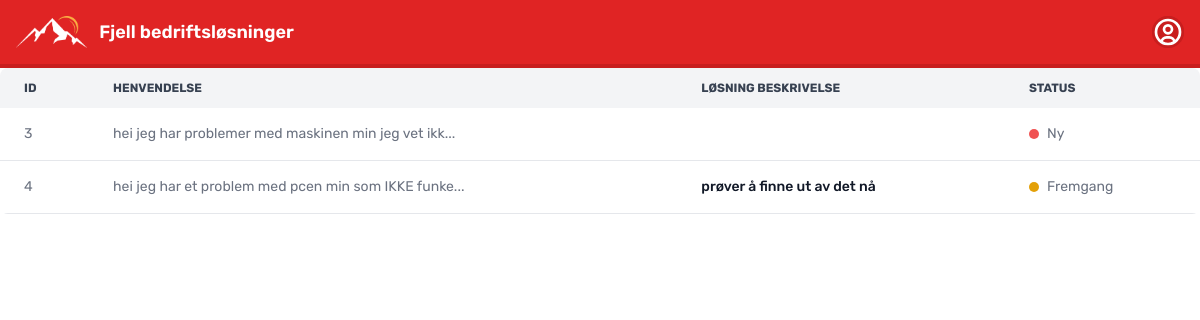
Page /ticket/received_ticket.php (signed in) on the committed database.
### tables this page shows
CREATE TABLE `henvendelser` (
  `id` int(11) NOT NULL,
  `bruker_id` int(11) NOT NULL,
  `statuser_id` int(11) NOT NULL DEFAULT 0,
  `kategori_id` int(11) NOT NULL,
  `tidspunkt_opprettet` timestamp NOT NULL DEFAULT current_timestamp(),
  `beskrivelse` longtext NOT NULL,
  `loosning_beskrivelse` longtext NOT NULL
);

CREATE TABLE `statuser` (
  `id` int(11) NOT NULL,
  `status` varchar(45) NOT NULL,
  `farge` varchar(45) DEFAULT NULL
);

### ticket/received_ticket.php (the view, shortened to what this page needs)
<?php
require_once '../../../db_connection.php';
$user_id = $_SESSION['user_id'];
$henvendelser_stmt = $conn->prepare("SELECT beskrivelse, loosning_beskrivelse, statuser_id FROM henvendelser WHERE bruker_id = ?");
$henvendelser_stmt->bind_param("i", $user_id);
$henvendelser_stmt->execute();
$henvendelser_result = $henvendelser_stmt->get_result();
$num_rows = $henvendelser_result->num_rows;
?>
<!DOCTYPE html>
<html lang="en">
<head>
    <link href="https://cdn.jsdelivr.net/npm/tailwindcss@2.2.19/dist/tailwind.min.css" rel="stylesheet">
    <link href="https://cdnjs.cloudflare.com/ajax/libs/flowbite/2.3.0/flowbite.min.css" rel="stylesheet"/>
    <link rel="stylesheet" type="text/css" href="../style.css" />
</head>
<body>
<nav class="bg-red-600 dark:bg-gray-900 border-b-4 border-red-700">
    <div class="max-w-screen-xl flex flex-wrap items-center justify-between mx-auto p-4">
        <a href="" class="flex items-center space-x-3 rtl:space-x-reverse">
            <img src="../images/icon.png" class="h-8" alt="Logo" />
            <span class="hidden sm:block text-lg font-semibold whitespace-nowrap text-white">Fjell bedriftsløsninger</span>
        </a>
        <div class="flex items-center md:order-2 space-x-3 md:space-x-0 rtl:space-x-reverse">
            <button type="button" class="flex text-sm bg-red-700 rounded-full md:me-0 focus:ring-4 focus:ring-red-700" id="user-menu-button" aria-expanded="false" data-dropdown-toggle="user-dropdown" data-dropdown-placement="bottom">
            </button>
        </div>
    </div>
</nav>
<div class="hidden md:block">
<?php if ($num_rows > 0): ?>
<div class="relative overflow-x-auto sm:rounded-lg">
    <table class="w-full text-sm text-left rtl:text-right text-gray-500 dark:text-gray-400">
        <thead class="text-xs text-gray-700 uppercase bg-gray-100 dark:bg-gray-700 dark:text-gray-400">
            <tr>
                <th scope="col" class="px-6 py-3">
                    ID
                </th>
                <th scope="col" class="px-6 py-3">
                    Henvendelse
                </th>
                <th scope="col" class="px-6 py-3">
                    Løsning beskrivelse
                </th>
                <th scope="col" class="px-6 py-3">
                    Status
                </th>
            </tr>
        </thead>
        <tbody>
            <?php while ($row = $henvendelser_result->fetch_assoc()): ?>
                <tr class="bg-white border-b dark:bg-gray-800 dark:border-gray-700">
                    <td class="px-6 py-4">
                        <div class="flex items-center">
                            <?php
                            $henvendelse_id_stmt = $conn->prepare("SELECT id FROM henvendelser WHERE bruker_id = ? AND statuser_id = ?");
                            $henvendelse_id_stmt->bind_param("ii", $user_id, $row['statuser_id']);
                            $henvendelse_id_stmt->execute();
                            $henvendelse_id_result = $henvendelse_id_stmt->get_result();
                            $henvendelse_id_row = $henvendelse_id_result->fetch_assoc();
                            $henvendelse_id = $henvendelse_id_row['id'];
                            echo $henvendelse_id;
                            ?>
                        </div>
                    </td>
                    <td class="px-6 py-4 text-gray-500 dark:text-gray-400 whitespace-nowrap">
                        <?php
                        $truncated_description = strlen($row['beskrivelse']) > 50 ? substr($row['beskrivelse'], 0, 50) . "..." : $row['beskrivelse'];
                        echo $truncated_description;
                        ?>
                    </td>
                    <td class="px-6 py-4 font-medium text-gray-900 whitespace-nowrap dark:text-gray-300">
                        <?php echo $row['loosning_beskrivelse']; ?>
                    </td>
                    <td class="px-6 py-4">
                        <div class="flex items-center">
                            <?php
                            $status_stmt = $conn->prepare("SELECT status, farge FROM statuser WHERE id = ?");
                            $status_stmt->bind_param("i", $row['statuser_id']);
                            $status_stmt->execute();
                            $status_result = $status_stmt->get_result();
                            $status_row = $status_result->fetch_assoc();
                            $status_name = $status_row['status'];
                            $status_color = $status_row['farge'];
                            ?>
                            <div class="h-2.5 w-2.5 rounded-full <?php echo $status_color; ?> me-2"></div>
                            <?php echo $status_name; ?>
                        </div>
                    </td>
                </tr>
            <?php endwhile; ?>
        </tbody>
    </table>
</div>
</div>
<?php endif; ?>
</body>
</html>

### style.css (style rules this page uses)
* { font-family: "Rubik", sans-serif; font-style: normal; }

### rows in the picture
henvendelser: id "3", beskrivelse "hei jeg har problemer med maskinen min jeg vet ikk...", statuser.status "Ny"
henvendelser: id "4", beskrivelse "hei jeg har et problem med pcen min som IKKE funke...", loosning_beskrivelse "prøver å finne ut av det nå", statuser.status "Fremgang"
